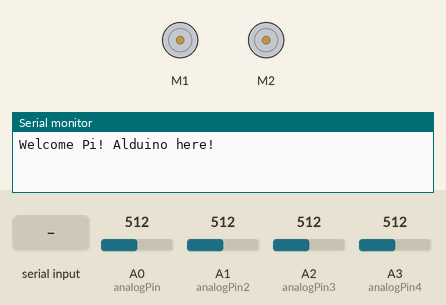
A sketch run on a simulated Arduino Uno, built with avr-gcc and run on an emulated ATmega328P. Parts: 2 × DC motor (green arrow = forward, orange = backward, longer = faster), the last lines printed to the serial monitor. The test bench sets the inputs (shaded band); at power-on: A0 (analogPin) = 512, A1 (analogPin2) = 512, A2 (analogPin3) = 512, A3 (analogPin4) = 512.

Above: at 1.2 s.
1.3 s: "90,45\n" received over Serial
2.8 s: "30,150\n" received over Serial
At 3.6 s:
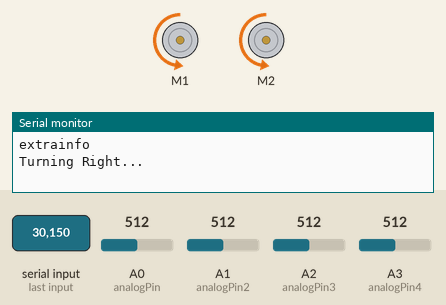
5.3 s: "2\n" received over Serial
At 5.8 s:
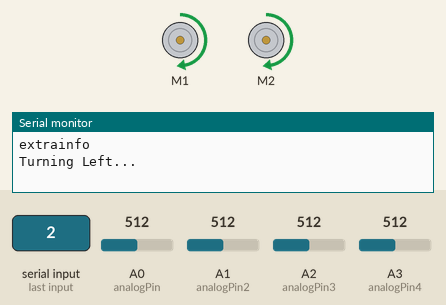
Timing chart, 0 to 8.3 s (numbered marks = the images above; inputs shaded):
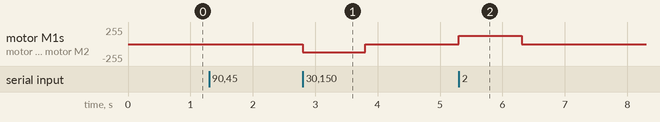

Measured:
- after the input at 2.8 s, motor M1, motor M2: stopped → backward 127/255 at once, → stopped 1.0 s later
- after the input at 5.3 s, motor M1, motor M2: stopped → forward 127/255 at once, → stopped 1.0 s later

The sketch:

simple_interface.ino
```cpp
int analogPin = A0;  // right upper
int analogPin2 = A1; //left upper
int analogPin3 = A2; //right lower
int analogPin4 = A3; //left lower
int val = 0;
int temp = 0;
#include "DualVNH5019MotorShield.h"

//String a[2] = {"sdf", "sdfsd"};
byte a[2] = {1,2};
DualVNH5019MotorShield md;

void stopIfFault()
{
  if (md.getM1Fault())
  {
    Serial.println("M1 fault");
    while(1);
  }
  if (md.getM2Fault())
  {
    Serial.println("M2 fault");
    while(1);
  }
}

void goStraight(){
  Serial.println("Going straight...");
  Serial.println("Entedred");
  while(Serial.available() == 0){
    int spd = 200;
    md.setM1Speed(spd);
    md.setM2Speed(-spd);
    }
  }

void turnLeft(){
  Serial.println("Turning Left...");

  int spd = 200;
  md.setM1Speed(spd);
  md.setM2Speed(spd);
  delay(1000);
  }


void turnRight(){
  Serial.println("Turning Right...");
  int spd = 200;
  md.setM1Speed(-spd);
  md.setM2Speed(-spd);
  delay(1000);
  }

void stopRobot(){
  md.setM1Speed(0);
  md.setM2Speed(0);
  }
String result;
void reportSensors(){
  result = "";
  int val = analogRead(analogPin);
  result += String("{") + "right front:"+ val;
  val = analogRead(analogPin2);
  result += String("; left front:") + val;
  val = analogRead(analogPin3);
  result += String("; right side:") + val;
  val = analogRead(analogPin4);
  result += String("; left side:")+ val + "}";
  Serial.println(result);
  Serial.println("extrainfo");
  }

void setup() {
  Serial.begin(57600);
  Serial.println("Welcome Pi! Alduino here!");
  md.init();
}

void loop() {
  static String cmd = "";
  if (Serial.available()>0){
    delay(2);
    char ch = Serial.read();
    cmd += ch;
    }
  if (cmd != ""){
    switch (cmd.toInt()){
    case 1:
      goStraight();
      break;
    case 2:
      turnLeft();
      break;
    case 3:
      turnRight();
      break;
    default :
      stopRobot();
      reportSensors();
      break;
    }
    }

  cmd = "";
}
```
